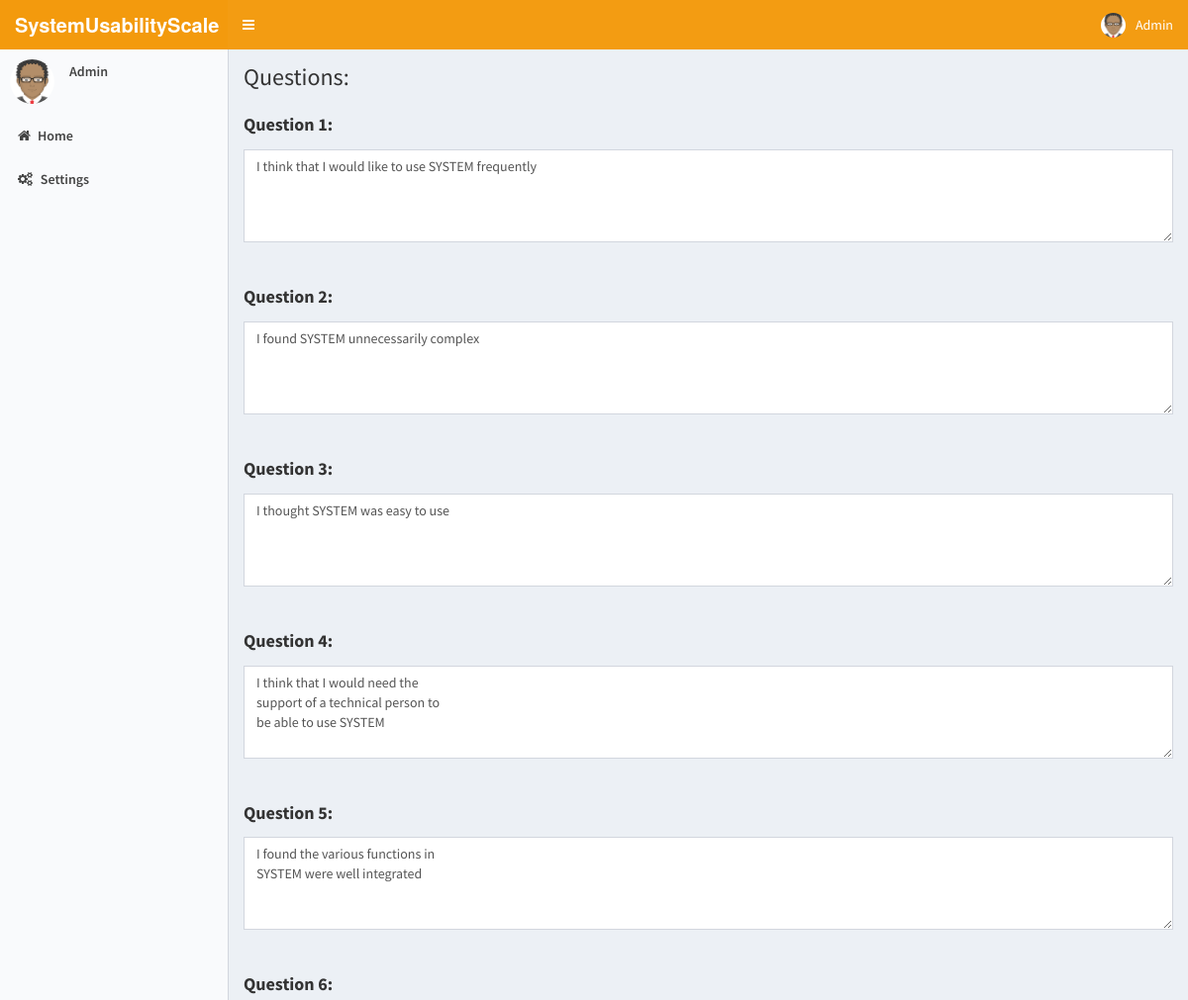
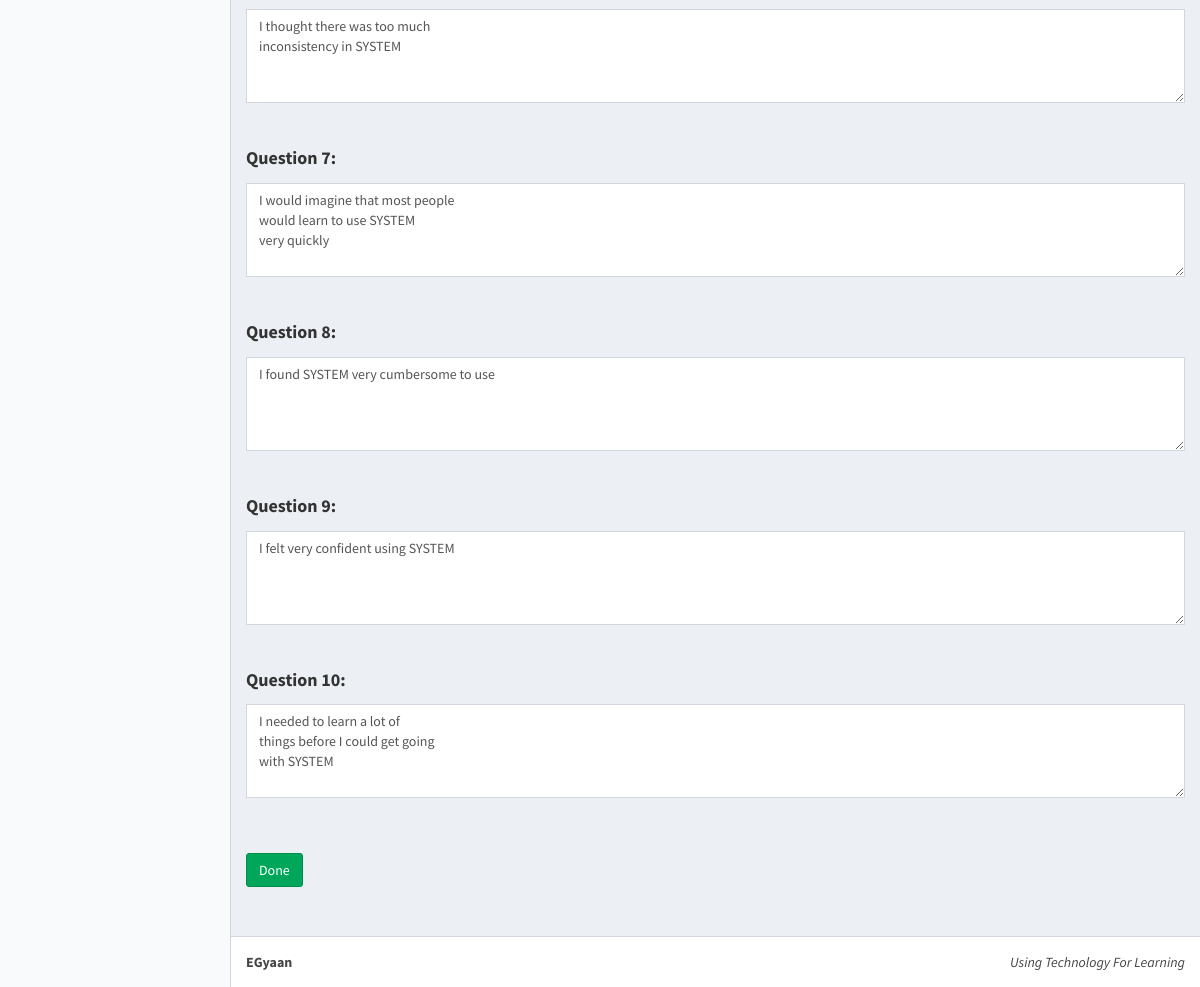
The app's page /Admin/edit_question.php (signed in) with its own data (2 pictures, top to bottom).
### tables this page shows
CREATE TABLE IF NOT EXISTS `Questions` (
  `id` int(11) NOT NULL AUTO_INCREMENT,
  `question` varchar(200) NOT NULL,
  PRIMARY KEY (`id`)
);

### Admin/edit_question.php (the view, shortened to what this page needs)
<html>
  <head>
    <link rel="stylesheet" href="../AdminLTE/bootstrap/css/bootstrap.min.css">
    <link rel="stylesheet" href="../AdminLTE/dist/font-awesome/css/font-awesome.min.css">
    <link rel="stylesheet" href="../AdminLTE/dist/css/ionicons.min.css">
    <link rel="stylesheet" href="../AdminLTE/dist/css/AdminLTE.min.css">
    <link rel="stylesheet" href="../AdminLTE/dist/css/skins/skin-yellow-light.min.css">
  </head>
  <body class="hold-transition skin-yellow-light sidebar-mini">
    <div class="wrapper">
      <header class="main-header">
        <a href="AdminDashboard.php" class="logo">
          <span class="logo-lg"><b>SystemUsabilityScale</b></span>
        </a>
        <nav class="navbar navbar-static-top" role="navigation">
          <a href="#" class="sidebar-toggle" data-toggle="offcanvas" role="button">
          </a>
          <div class="navbar-custom-menu">
            <ul class="nav navbar-nav">
              <li class="dropdown user user-menu">
                <a href="#" class="dropdown-toggle" data-toggle="dropdown">
                  <img src="D_Logo/avatar.png" class="user-image" alt="User Image">
                  <span class="hidden-xs">Admin</span>
                </a>
              </li>
            </ul>
          </div>
        </nav>
      </header>
      <aside class="main-sidebar">
        <section class="sidebar">
          <div class="user-panel">
            <div class="pull-left image">
              <img src="D_Logo/avatar.png" class="img-circle" alt="User Image">
            </div>
            <div class="pull-left info">
              <p>Admin</p>
            </div>
          </div>
          <ul class="sidebar-menu">
            <li><a href="AdminDashboard.php"><i class="fa fa-home"></i><span>Home</span></a></li>
            <li><a href="settings.php"><i class="fa fa-gears"></i> <span>Settings</span></a></li>
          </ul>
        </section>
              </aside>
      <div class="content-wrapper">
        <section class="content-header">
          <h1>
            Questions:
          </h1>
        </section>
        <section class="content">
          <form action="add_question.php" role="form" method="post">
  <div class="row">
  <div class="col-md-12 col-sm-12 col-xs-12">
    <?php
    include("dbcon.php");
    $i=0;
    $get_questions=mysqli_query($con,"SELECT question FROM Questions");
    while($quest_row=mysqli_fetch_array($get_questions))
    {
      $i++;
      $quest=$quest_row['question'];
      echo '<div class="form-group">';
        echo "<h4><label for=comment>Question ".$i.":</label></h4>";
        echo "<textarea class='form-control' rows='4' id='comment' name=$i>$quest</textarea>";
      echo '</div><br>';
    }
  ?>
</div>
</div><br>
<button type="submit" class="btn btn-success">Done</button><br><br>
</form>
        </section>
      </div>
      <footer class="main-footer">
        <div class="pull-right hidden-xs">
          <i>Using Technology For Learning</i>
        </div>
        <strong>EGyaan</strong>
      </footer>
  </body>
</html>

### records on screen
questions: question "I think that I would like to use SYSTEM frequently"
questions: question "I found SYSTEM unnecessarily complex"
questions: question "I thought SYSTEM was easy to use"
questions: question "I think that I would need the support of a technical person to be able to use SYSTEM"
questions: question "I found the various functions in SYSTEM were well integrated"
questions: question "I thought there was too much inconsistency in SYSTEM"
questions: question "I would imagine that most people would learn to use SYSTEM very quickly"
questions: question "I found SYSTEM very cumbersome to use"
questions: question "I felt very confident using SYSTEM"
questions: question "I needed to learn a lot of things before I could get going with SYSTEM"
